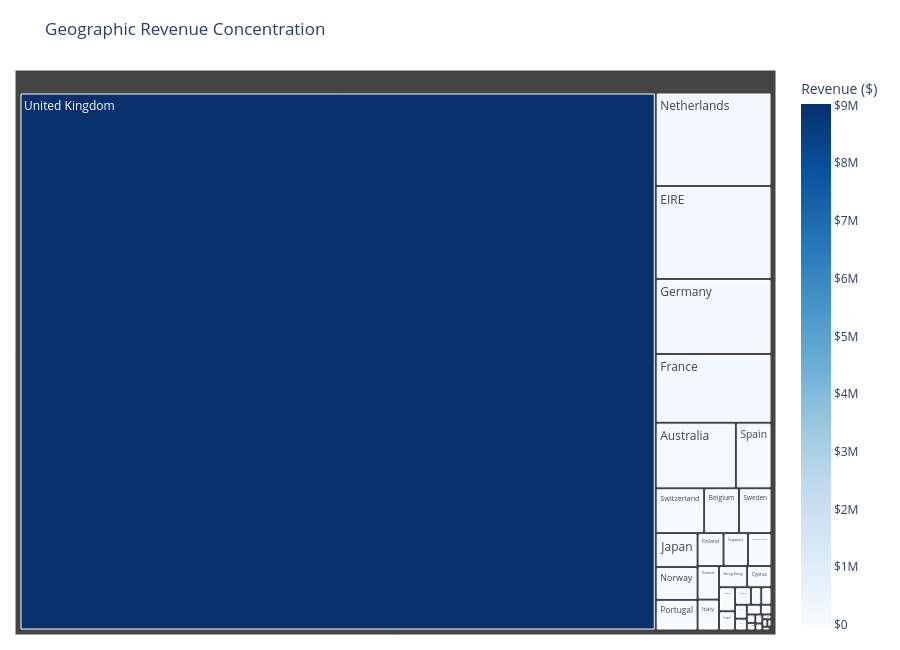

Write notebook code for a chart like this one.
### Markdown cell above
## Geographic Revenue Concentration (Treemap)

### Code cell
# Rectangle area and color both encode completed-sale revenue; hover gives exact totals and share.
fig_country_treemap = px.treemap(
    visual_countryrevenue_df,
    path=['Country'], values='TotalRevenue', color='TotalRevenue',
    color_continuous_scale='Blues',
    custom_data=['TotalRevenue', 'RevenueSharePct'],
    title='Geographic Revenue Concentration',
    template=PLOTLY_TEMPLATE,
)
fig_country_treemap.update_traces(
    textinfo='label',
    hovertemplate='<b>%{label}</b><br>Total revenue: %{customdata[0]:$,.2f}'
                  '<br>Share of completed-sale revenue: %{customdata[1]:.2f}%<extra></extra>',
    tiling={'pad': 3},
)
fig_country_treemap.update_layout(
    height=650, margin={'l': 15, 'r': 15, 't': 70, 'b': 15},
    coloraxis_colorbar={'title': 'Revenue ($)', 'tickprefix': '$'},
)
fig_country_treemap.show(config=PLOTLY_CONFIG)

### Figure 1 — Plotly figure (JSON) as saved in the notebook; plotly's stock layout.template omitted (floating-point values rounded to 4 significant figures)
{"data": [{"branchvalues": "total", "customdata": [[9025000.0, "84.61131522893568"], [285400.0, "2.6760549524319"], [283500.0, "2.6573764212371183"], [228900.0, "2.14562584143109"], [209700.0, "1.9660758611068567"], [138500.0, "1.2986351047375646"], [61580.0, "0.5772844387212807"], [57090.0, "0.5352169154764497"], [41200.0, "0.3862150402035926"], [38380.0, "0.35979624073150057"], [37420.0, "0.35077788084627165"], [36170.0, "0.3390504317514764"], [33750.0, "0.3163785322495799"], [22550.0, "0.21136914574531174"], [21280.0, "0.19949300939971626"], [20450.0, "0.19172255367300003"], [18960.0, "0.1777060146647194"], [17480.0, "0.16390510029505193"], [15690.0, "0.14711037844300576"], [13590.0, "0.12740959896151213"], [10200.0, "0.09561246475350908"], [8135.0, "0.07626793467494149"], [7335.0, "0.06876222850450502"], [4761.0, "0.044629800200454865"], [4750.0, "0.04452920661904971"], [4310.0, "0.0404061822792385"], [3666.0, "0.0343722548921008"], [3580.0, "0.03356609999321641"], [2726.0, "0.025552363424238903"], [1902.0, "0.017833845110475595"], [1694.0, "0.015880098384955108"], [1661.0, "0.01557241140063849"], [1300.0, "0.012189823319856116"], [1144.0, "0.010721232031215116"], [1002.0, "0.00939664050123052"], [826.7, "0.0077506745098695215"], [754.1, "0.0070700506505951095"], [145.9, "0.0013679977072358427"]], "domain": {"x": [0.0, 1.0], "y": [0.0, 1.0]}, "hovertemplate": "<b>%{label}</b><br>Total revenue: %{customdata[0]:$,.2f}<br>Share of completed-sale revenue: %{customdata[1]:.2f}%<extra></extra>", "ids": ["United Kingdom", "Netherlands", "EIRE", "Germany", "France", "Australia", "Spain", "Switzerland", "Belgium", "Sweden", "Japan", "Norway", "Portugal", "Finland", "Singapore", "Channel Islands", "Denmark", "Italy", "Hong Kong", "Cyprus", "Austria", "Israel", "Poland", "Greece", "Unspecified", "Iceland", "Canada", "USA", "Malta", "United Arab Emirates", "Lebanon", "Lithuania", "European Community", "Brazil", "RSA", "Czech Republic", "Bahrain", "Saudi Arabia"], "labels": ["United Kingdom", "Netherlands", "EIRE", "Germany", "France", "Australia", "Spain", "Switzerland", "Belgium", "Sweden", "Japan", "Norway", "Portugal", "Finland", "Singapore", "Channel Islands", "Denmark", "Italy", "Hong Kong", "Cyprus", "Austria", "Israel", "Poland", "Greece", "Unspecified", "Iceland", "Canada", "USA", "Malta", "United Arab Emirates", "Lebanon", "Lithuania", "European Community", "Brazil", "RSA", "Czech Republic", "Bahrain", "Saudi Arabia"], "marker": {"coloraxis": "coloraxis", "colors": [9025000.0, 285400.0, 283500.0, 228900.0, 209700.0, 138500.0, 61580.0, 57090.0, 41200.0, 38380.0, 37420.0, 36170.0, 33750.0, 22550.0, 21280.0, 20450.0, 18960.0, 17480.0, 15690.0, 13590.0, 10200.0, 8135.0, 7335.0, 4761.0, 4750.0, 4310.0, 3666.0, 3580.0, 2726.0, 1902.0, 1694.0, 1661.0, 1300.0, 1144.0, 1002.0, 826.7, 754.1, 145.9]}, "name": "", "parents": ["", "", "", "", "", "", "", "", "", "", "", "", "", "", "", "", "", "", "", "", "", "", "", "", "", "", "", "", "", "", "", "", "", "", "", "", "", ""], "values": [9025000.0, 285400.0, 283500.0, 228900.0, 209700.0, 138500.0, 61580.0, 57090.0, 41200.0, 38380.0, 37420.0, 36170.0, 33750.0, 22550.0, 21280.0, 20450.0, 18960.0, 17480.0, 15690.0, 13590.0, 10200.0, 8135.0, 7335.0, 4761.0, 4750.0, 4310.0, 3666.0, 3580.0, 2726.0, 1902.0, 1694.0, 1661.0, 1300.0, 1144.0, 1002.0, 826.7, 754.1, 145.9], "type": "treemap", "tiling": {"pad": 3}, "textinfo": "label"}], "layout": {"coloraxis": {"colorbar": {"title": {"text": "Revenue ($)"}, "tickprefix": "$"}, "colorscale": [[0.0, "rgb(247,251,255)"], [0.125, "rgb(222,235,247)"], [0.25, "rgb(198,219,239)"], [0.375, "rgb(158,202,225)"], [0.5, "rgb(107,174,214)"], [0.625, "rgb(66,146,198)"], [0.75, "rgb(33,113,181)"], [0.875, "rgb(8,81,156)"], [1.0, "rgb(8,48,107)"]], "autocolorscale": false}, "legend": {"tracegroupgap": 0}, "title": {"text": "Geographic Revenue Concentration"}, "margin": {"l": 15, "r": 15, "t": 70, "b": 15}, "height": 650}}
